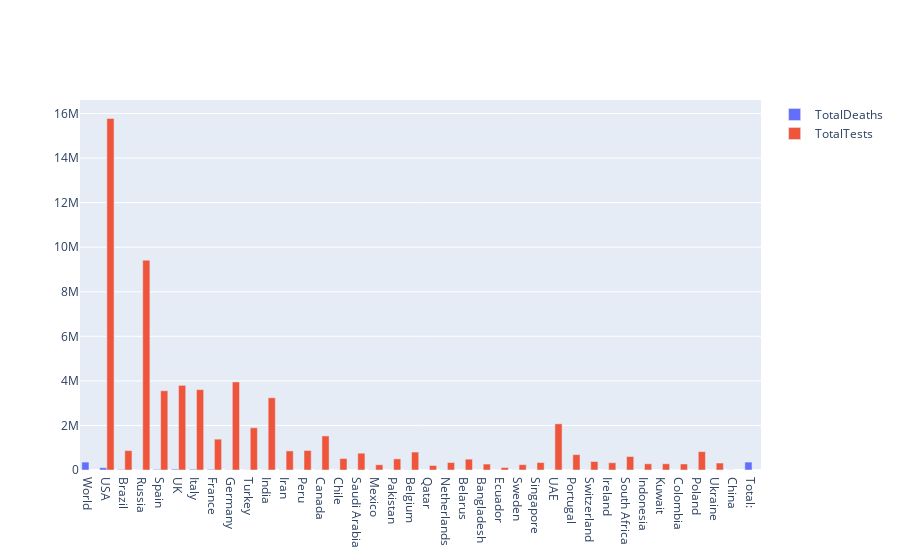

Notebook code cell kept with this figure:
### Code cell
country=df_cases_20000['Country,Other']

fig = go.Figure(data=[
    go.Bar(name='TotalDeaths', x=country, y=df_cases_20000['TotalDeaths']),
    go.Bar(name='TotalTests', x=country, y=df_cases_20000['TotalTests'])
])
# Change the bar mode
fig.update_layout(barmode='group')
fig.show()

### Figure 1 — Plotly figure (JSON) as saved in the notebook; plotly's stock layout.template omitted (floating-point values rounded to 4 significant figures)
{"data": [{"name": "TotalDeaths", "type": "bar", "x": ["World", "USA", "Brazil", "Russia", "Spain", "UK", "Italy", "France", "Germany", "Turkey", "India", "Iran", "Peru", "Canada", "Chile", "Saudi Arabia", "Mexico", "Pakistan", "Belgium", "Qatar", "Netherlands", "Belarus", "Bangladesh", "Ecuador", "Sweden", "Singapore", "UAE", "Portugal", "Switzerland", "Ireland", "South Africa", "Indonesia", "Kuwait", "Colombia", "Poland", "Ukraine", "China", "Total:"], "y": [355333, 101740, 24746, 3968, 27118, 37460, 33072, 28596, 8533, 4431, 4534, 7564, 3788, 6760, 841, 425, 8134, 1225, 9364, 30, 5871, 214, 544, 3275, 4220, 23, 255, 1356, 1917, 1631, 524, 1473, 175, 776, 1028, 658, 4634, 355333]}, {"name": "TotalTests", "type": "bar", "x": ["World", "USA", "Brazil", "Russia", "Spain", "UK", "Italy", "France", "Germany", "Turkey", "India", "Iran", "Peru", "Canada", "Chile", "Saudi Arabia", "Mexico", "Pakistan", "Belgium", "Qatar", "Netherlands", "Belarus", "Bangladesh", "Ecuador", "Sweden", "Singapore", "UAE", "Portugal", "Switzerland", "Ireland", "South Africa", "Indonesia", "Kuwait", "Colombia", "Poland", "Ukraine", "China", "Total:"], "y": [null, 15776459, 871839, 9415992, 3556567, 3798490, 3607251, 1384633, 3952971, 1894650, 3242160, 856546, 875721, 1528315, 514523, 754268, 235129, 499399, 804890, 201180, 335524, 485534, 266456, 109541, 238800, 334691, 2072493, 689705, 380671, 325795, 605991, 278411, 278945, 271118, 824774, 312532, null, null]}], "layout": {"barmode": "group"}}
